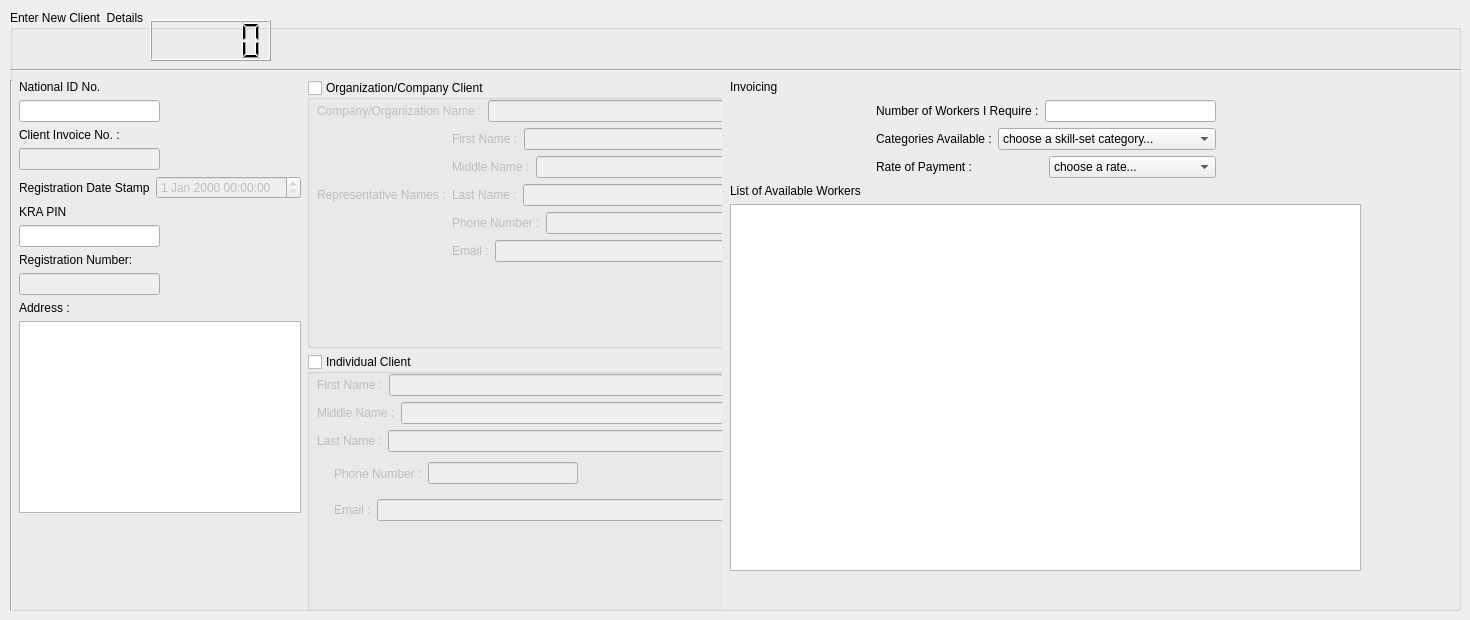
       <widget class="QWidget" name="tab">
        <attribute name="title">
         <string>New Clients</string>
        </attribute>
        <widget class="QGroupBox" name="groupBox_5">
         <property name="geometry">
          <rect>
           <x>10</x>
           <y>10</y>
           <width>1451</width>
           <height>601</height>
          </rect>
         </property>
         <property name="title">
          <string>Enter New Client  Details</string>
         </property>
         <widget class="Line" name="line_3">
          <property name="geometry">
           <rect>
            <x>-10</x>
            <y>50</y>
            <width>1551</width>
            <height>20</height>
           </rect>
          </property>
          <property name="orientation">
           <enum>Qt::Horizontal</enum>
          </property>
         </widget>
         <widget class="QLCDNumber" name="lcdNumber_user_id_w_2">
          <property name="geometry">
           <rect>
            <x>140</x>
            <y>10</y>
            <width>121</width>
            <height>41</height>
           </rect>
          </property>
          <property name="sizePolicy">
           <sizepolicy hsizetype="Fixed" vsizetype="Fixed">
            <horstretch>0</horstretch>
            <verstretch>0</verstretch>
           </sizepolicy>
          </property>
          <property name="minimumSize">
           <size>
            <width>31</width>
            <height>24</height>
           </size>
          </property>
          <property name="font">
           <font>
            <family>MS Shell Dlg 2</family>
            <pointsize>16</pointsize>
            <weight>75</weight>
            <bold>true</bold>
           </font>
          </property>
         </widget>
         <widget class="QWidget" name="layoutWidget_5">
          <property name="geometry">
           <rect>
            <x>0</x>
            <y>70</y>
            <width>712</width>
            <height>542</height>
           </rect>
          </property>
          <layout class="QHBoxLayout" name="horizontalLayout_42">
           <item>
            <widget class="Line" name="line">
             <property name="orientation">
              <enum>Qt::Vertical</enum>
             </property>
            </widget>
           </item>
           <item>
            <layout class="QVBoxLayout" name="verticalLayout_33">
             <item>
              <layout class="QVBoxLayout" name="verticalLayout_34">
               <item>
                <layout class="QHBoxLayout" name="horizontalLayout_43">
                 <item>
                  <layout class="QVBoxLayout" name="verticalLayout_35">
                   <item>
                    <widget class="QLabel" name="label_58">
                     <property name="text">
                      <string>National ID No.</string>
                     </property>
                     <property name="buddy">
                      <cstring>lineEdit_IDNo_new</cstring>
                     </property>
                    </widget>
                   </item>
                   <item>
                    <widget class="QLineEdit" name="lineEdit_IDNo_new">
                     <property name="inputMethodHints">
                      <set>Qt::ImhDigitsOnly</set>
                     </property>
                    </widget>
                   </item>
                  </layout>
                 </item>
                 <item>
                  <spacer name="horizontalSpacer_27">
                   <property name="orientation">
                    <enum>Qt::Horizontal</enum>
                   </property>
                   <property name="sizeHint" stdset="0">
                    <size>
                     <width>40</width>
                     <height>20</height>
                    </size>
                   </property>
                  </spacer>
                 </item>
                </layout>
               </item>
               <item>
                <layout class="QHBoxLayout" name="horizontalLayout_44">
                 <item>
                  <layout class="QVBoxLayout" name="verticalLayout_36">
                   <item>
                    <widget class="QLabel" name="label_59">
                     <property name="text">
                      <string>Client Invoice No. :</string>
                     </property>
                     <property name="buddy">
                      <cstring>lineEdit_invoice_new</cstring>
                     </property>
                    </widget>
                   </item>
                   <item>
                    <widget class="QLineEdit" name="lineEdit_invoice_new">
                     <property name="enabled">
                      <bool>false</bool>
                     </property>
                    </widget>
                   </item>
                  </layout>
                 </item>
                 <item>
                  <spacer name="horizontalSpacer_28">
                   <property name="orientation">
                    <enum>Qt::Horizontal</enum>
                   </property>
                   <property name="sizeHint" stdset="0">
                    <size>
                     <width>40</width>
                     <height>20</height>
                    </size>
                   </property>
                  </spacer>
                 </item>
                </layout>
               </item>
               <item>
                <layout class="QHBoxLayout" name="horizontalLayout_45">
                 <item>
                  <widget class="QLabel" name="label_60">
                   <property name="text">
                    <string>Registration Date Stamp</string>
                   </property>
                   <property name="buddy">
                    <cstring>dateTimeEdit_stamp_2</cstring>
                   </property>
                  </widget>
                 </item>
                 <item>
                  <widget class="QDateTimeEdit" name="dateTimeEdit_stamp_2">
                   <property name="enabled">
                    <bool>false</bool>
                   </property>
                  </widget>
                 </item>
                 <item>
                  <spacer name="horizontalSpacer_29">
                   <property name="orientation">
                    <enum>Qt::Horizontal</enum>
                   </property>
                   <property name="sizeHint" stdset="0">
                    <size>
                     <width>40</width>
                     <height>20</height>
                    </size>
                   </property>
                  </spacer>
                 </item>
                </layout>
               </item>
               <item>
                <layout class="QHBoxLayout" name="horizontalLayout_46">
                 <item>
                  <layout class="QVBoxLayout" name="verticalLayout_37">
                   <item>
                    <widget class="QLabel" name="label_61">
                     <property name="text">
                      <string>KRA PIN</string>
                     </property>
                     <property name="buddy">
                      <cstring>lineEdit_kra_pin_new</cstring>
                     </property>
                    </widget>
                   </item>
                   <item>
                    <widget class="QLineEdit" name="lineEdit_kra_pin_new"/>
                   </item>
                  </layout>
                 </item>
                 <item>
                  <spacer name="horizontalSpacer_30">
                   <property name="orientation">
                    <enum>Qt::Horizontal</enum>
                   </property>
                   <property name="sizeHint" stdset="0">
                    <size>
                     <width>40</width>
                     <height>20</height>
                    </size>
                   </property>
                  </spacer>
                 </item>
                </layout>
               </item>
               <item>
                <layout class="QHBoxLayout" name="horizontalLayout_47">
                 <item>
                  <layout class="QVBoxLayout" name="verticalLayout_38">
                   <item>
                    <widget class="QLabel" name="label_62">
                     <property name="text">
                      <string>Registration Number:</string>
                     </property>
                     <property name="buddy">
                      <cstring>lineEdit_regNo_new</cstring>
                     </property>
                    </widget>
                   </item>
                   <item>
                    <widget class="QLineEdit" name="lineEdit_regNo_new">
                     <property name="enabled">
                      <bool>false</bool>
                     </property>
                    </widget>
                   </item>
                  </layout>
                 </item>
                 <item>
                  <spacer name="horizontalSpacer_31">
                   <property name="orientation">
                    <enum>Qt::Horizontal</enum>
                   </property>
                   <property name="sizeHint" stdset="0">
                    <size>
                     <width>40</width>
                     <height>20</height>
                    </size>
                   </property>
                  </spacer>
                 </item>
                </layout>
               </item>
              </layout>
             </item>
             <item>
              <layout class="QVBoxLayout" name="verticalLayout_2">
               <item>
                <widget class="QLabel" name="label_49">
                 <property name="text">
                  <string>Address :</string>
                 </property>
                 <property name="buddy">
                  <cstring>textEdit_address_2</cstring>
                 </property>
                </widget>
               </item>
               <item>
                <widget class="QTextEdit" name="textEdit_address_2">
                 <property name="sizePolicy">
                  <sizepolicy hsizetype="MinimumExpanding" vsizetype="Expanding">
                   <horstretch>0</horstretch>
                   <verstretch>0</verstretch>
                  </sizepolicy>
                 </property>
                </widget>
               </item>
              </layout>
             </item>
             <item>
              <spacer name="verticalSpacer_6">
               <property name="orientation">
                <enum>Qt::Vertical</enum>
               </property>
               <property name="sizeHint" stdset="0">
                <size>
                 <width>20</width>
                 <height>40</height>
                </size>
               </property>
              </spacer>
             </item>
            </layout>
           </item>
           <item>
            <layout class="QVBoxLayout" name="verticalLayout_10">
             <item>
              <widget class="QGroupBox" name="groupBox_6">
               <property name="minimumSize">
                <size>
                 <width>421</width>
                 <height>266</height>
                </size>
               </property>
               <property name="title">
                <string>Organization/Company Client</string>
               </property>
               <property name="checkable">
                <bool>true</bool>
               </property>
               <property name="checked">
                <bool>false</bool>
               </property>
               <widget class="QWidget" name="layoutWidget_8">
                <property name="geometry">
                 <rect>
                  <x>10</x>
                  <y>20</y>
                  <width>411</width>
                  <height>221</height>
                 </rect>
                </property>
                <layout class="QVBoxLayout" name="verticalLayout_40">
                 <item>
                  <layout class="QHBoxLayout" name="horizontalLayout_48">
                   <item>
                    <layout class="QVBoxLayout" name="verticalLayout_41">
                     <item>
                      <layout class="QHBoxLayout" name="horizontalLayout_49">
                       <item>
                        <widget class="QLabel" name="label_4">
                         <property name="text">
                          <string>Company/Organization Name :</string>
                         </property>
                         <property name="buddy">
                          <cstring>lineEdit_org_name</cstring>
                         </property>
                        </widget>
                       </item>
                       <item>
                        <widget class="QLineEdit" name="lineEdit_org_name"/>
                       </item>
                      </layout>
                     </item>
                     <item>
                      <layout class="QHBoxLayout" name="horizontalLayout_50">
                       <item>
                        <widget class="QLabel" name="label_5">
                         <property name="text">
                          <string>Representative Names :</string>
                         </property>
                        </widget>
                       </item>
                       <item>
                        <layout class="QVBoxLayout" name="verticalLayout_42">
                         <item>
                          <layout class="QHBoxLayout" name="horizontalLayout_51">
                           <item>
                            <widget class="QLabel" name="label_63">
                             <property name="text">
                              <string>First Name :</string>
                             </property>
                             <property name="buddy">
                              <cstring>lineEdit_ln_3</cstring>
                             </property>
                            </widget>
                           </item>
                           <item>
                            <widget class="QLineEdit" name="lineEdit_ln_3"/>
                           </item>
                          </layout>
                         </item>
                         <item>
                          <layout class="QHBoxLayout" name="horizontalLayout_52">
                           <item>
                            <widget class="QLabel" name="label_64">
                             <property name="text">
                              <string>Middle Name :</string>
                             </property>
                             <property name="buddy">
                              <cstring>lineEdit_mn_3</cstring>
                             </property>
                            </widget>
                           </item>
                           <item>
                            <widget class="QLineEdit" name="lineEdit_mn_3"/>
                           </item>
                          </layout>
                         </item>
                         <item>
                          <layout class="QHBoxLayout" name="horizontalLayout_53">
                           <item>
                            <widget class="QLabel" name="label_65">
                             <property name="text">
                              <string>Last Name :</string>
                             </property>
                             <property name="buddy">
                              <cstring>lineEdit_fn_3</cstring>
                             </property>
                            </widget>
                           </item>
                           <item>
                            <widget class="QLineEdit" name="lineEdit_fn_3"/>
                           </item>
                          </layout>
                         </item>
                         <item>
                          <layout class="QHBoxLayout" name="horizontalLayout_30">
                           <item>
                            <widget class="QLabel" name="label_45">
                             <property name="text">
                              <string>Phone Number :</string>
                             </property>
                             <property name="buddy">
                              <cstring>lineEdit_tell_2</cstring>
                             </property>
                            </widget>
                           </item>
                           <item>
                            <widget class="QLineEdit" name="lineEdit_tell_2">
                             <property name="inputMethodHints">
                              <set>Qt::ImhDigitsOnly</set>
                             </property>
                            </widget>
                           </item>
                          </layout>
                         </item>
                         <item>
                          <layout class="QHBoxLayout" name="horizontalLayout_31">
                           <item>
                            <widget class="QLabel" name="label_46">
                             <property name="text">
                              <string>Email :</string>
                             </property>
                             <property name="buddy">
                              <cstring>lineEdit_email</cstring>
                             </property>
                            </widget>
                           </item>
                           <item>
                            <widget class="QLineEdit" name="lineEdit_email">
                             <property name="inputMethodHints">
                              <set>Qt::ImhEmailCharactersOnly</set>
                             </property>
                            </widget>
                           </item>
                          </layout>
                         </item>
                        </layout>
                       </item>
                      </layout>
                     </item>
                    </layout>
                   </item>
                  </layout>
                 </item>
                 <item>
                  <spacer name="verticalSpacer_7">
                   <property name="orientation">
                    <enum>Qt::Vertical</enum>
                   </property>
                   <property name="sizeHint" stdset="0">
                    <size>
                     <width>20</width>
                     <height>40</height>
                    </size>
                   </property>
                  </spacer>
                 </item>
                </layout>
               </widget>
               <zorder>layoutWidget_8</zorder>
               <zorder></zorder>
              </widget>
             </item>
             <item>
              <widget class="QGroupBox" name="groupBox_7">
               <property name="sizePolicy">
                <sizepolicy hsizetype="Preferred" vsizetype="Preferred">
                 <horstretch>166</horstretch>
                 <verstretch>0</verstretch>
                </sizepolicy>
               </property>
               <property name="minimumSize">
                <size>
                 <width>421</width>
                 <height>266</height>
                </size>
               </property>
               <property name="title">
                <string>Individual Client</string>
               </property>
               <property name="checkable">
                <bool>true</bool>
               </property>
               <property name="checked">
                <bool>false</bool>
               </property>
               <widget class="QWidget" name="layoutWidget_9">
                <property name="geometry">
                 <rect>
                  <x>10</x>
                  <y>20</y>
                  <width>411</width>
                  <height>191</height>
                 </rect>
                </property>
                <layout class="QVBoxLayout" name="verticalLayout_43">
                 <item>
                  <layout class="QVBoxLayout" name="verticalLayout_44">
                   <item>
                    <layout class="QHBoxLayout" name="horizontalLayout_55">
                     <item>
                      <widget class="QLabel" name="label_66">
                       <property name="text">
                        <string>First Name :</string>
                       </property>
                       <property name="buddy">
                        <cstring>lineEdit_mn_2</cstring>
                       </property>
                      </widget>
                     </item>
                     <item>
                      <widget class="QLineEdit" name="lineEdit_mn_2"/>
                     </item>
                    </layout>
                   </item>
                   <item>
                    <layout class="QHBoxLayout" name="horizontalLayout_56">
                     <item>
                      <widget class="QLabel" name="label_67">
                       <property name="text">
                        <string>Middle Name :</string>
                       </property>
                       <property name="buddy">
                        <cstring>lineEdit_fn_2</cstring>
                       </property>
                      </widget>
                     </item>
                     <item>
                      <widget class="QLineEdit" name="lineEdit_fn_2"/>
                     </item>
                    </layout>
                   </item>
                   <item>
                    <layout class="QHBoxLayout" name="horizontalLayout_57">
                     <item>
                      <widget class="QLabel" name="label_68">
                       <property name="text">
                        <string>Last Name :</string>
                       </property>
                       <property name="buddy">
                        <cstring>lineEdit_ln_2</cstring>
                       </property>
                      </widget>
                     </item>
                     <item>
                      <widget class="QLineEdit" name="lineEdit_ln_2"/>
                     </item>
                    </layout>
                   </item>
                   <item>
                    <layout class="QHBoxLayout" name="horizontalLayout_58">
                     <item>
                      <spacer name="verticalSpacer_34">
                       <property name="orientation">
                        <enum>Qt::Vertical</enum>
                       </property>
                       <property name="sizeHint" stdset="0">
                        <size>
                         <width>17</width>
                         <height>31</height>
                        </size>
                       </property>
                      </spacer>
                     </item>
                     <item>
                      <widget class="QLabel" name="label_69">
                       <property name="text">
                        <string>Phone Number :</string>
                       </property>
                       <property name="buddy">
                        <cstring>lineEdit_tell_3</cstring>
                       </property>
                      </widget>
                     </item>
                     <item>
                      <widget class="QLineEdit" name="lineEdit_tell_3">
                       <property name="inputMethodHints">
                        <set>Qt::ImhDigitsOnly</set>
                       </property>
                      </widget>
                     </item>
                     <item>
                      <spacer name="horizontalSpacer_33">
                       <property name="orientation">
                        <enum>Qt::Horizontal</enum>
                       </property>
                       <property name="sizeHint" stdset="0">
                        <size>
                         <width>40</width>
                         <height>20</height>
                        </size>
                       </property>
                      </spacer>
                     </item>
                    </layout>
                   </item>
                   <item>
                    <layout class="QHBoxLayout" name="horizontalLayout_34">
                     <item>
                      <spacer name="verticalSpacer_33">
                       <property name="orientation">
                        <enum>Qt::Vertical</enum>
                       </property>
                       <property name="sizeHint" stdset="0">
                        <size>
                         <width>17</width>
                         <height>30</height>
                        </size>
                       </property>
                      </spacer>
                     </item>
                     <item>
                      <widget class="QLabel" name="label_51">
                       <property name="text">
                        <string>Email :</string>
                       </property>
                       <property name="buddy">
                        <cstring>lineEdit_email_2</cstring>
                       </property>
                      </widget>
                     </item>
                     <item>
                      <widget class="QLineEdit" name="lineEdit_email_2">
                       <property name="inputMethodHints">
                        <set>Qt::ImhEmailCharactersOnly</set>
                       </property>
                      </widget>
                     </item>
                    </layout>
                   </item>
                   <item>
                    <layout class="QHBoxLayout" name="horizontalLayout_59"/>
                   </item>
                  </layout>
                 </item>
                 <item>
                  <spacer name="verticalSpacer_8">
                   <property name="orientation">
                    <enum>Qt::Vertical</enum>
                   </property>
                   <property name="sizeHint" stdset="0">
                    <size>
                     <width>20</width>
                     <height>40</height>
                    </size>
                   </property>
                  </spacer>
                 </item>
                </layout>
               </widget>
              </widget>
             </item>
            </layout>
           </item>
           <item>
            <layout class="QVBoxLayout" name="verticalLayout_39"/>
           </item>
          </layout>
         </widget>
         <widget class="QWidget" name="layoutWidget_2">
          <property name="geometry">
           <rect>
            <x>720</x>
            <y>70</y>
            <width>631</width>
            <height>491</height>
           </rect>
          </property>
          <layout class="QVBoxLayout" name="verticalLayout_6">
           <item>
            <layout class="QVBoxLayout" name="verticalLayout_5">
             <item>
              <widget class="QLabel" name="label_8">
               <property name="text">
                <string>Invoicing</string>
               </property>
              </widget>
             </item>
             <item>
              <layout class="QHBoxLayout" name="horizontalLayout_7">
               <item>
                <spacer name="horizontalSpacer_14">
                 <property name="orientation">
                  <enum>Qt::Horizontal</enum>
                 </property>
                 <property name="sizeHint" stdset="0">
                  <size>
                   <width>40</width>
                   <height>20</height>
                  </size>
                 </property>
                </spacer>
               </item>
               <item>
                <layout class="QVBoxLayout" name="verticalLayout_4">
                 <item>
                  <layout class="QHBoxLayout" name="horizontalLayout_4">
                   <item>
                    <widget class="QLabel" name="label_3">
                     <property name="text">
                      <string>Number of Workers I Require :</string>
                     </property>
                     <property name="buddy">
                      <cstring>lineEdit_3</cstring>
                     </property>
                    </widget>
                   </item>
                   <item>
                    <widget class="QLineEdit" name="lineEdit_3">
                     <property name="inputMethodHints">
                      <set>Qt::ImhDigitsOnly</set>
                     </property>
                    </widget>
                   </item>
                  </layout>
                 </item>
                 <item>
                  <layout class="QHBoxLayout" name="horizontalLayout_5">
                   <item>
                    <widget class="QLabel" name="label_6">
                     <property name="text">
                      <string>Categories Available :</string>
                     </property>
                     <property name="buddy">
                      <cstring>comboBox_3</cstring>
                     </property>
                    </widget>
                   </item>
                   <item>
                    <widget class="QComboBox" name="comboBox_3">
                     <item>
                      <property name="text">
                       <string>choose a skill-set category...</string>
                      </property>
                     </item>
                     <item>
                      <property name="text">
                       <string>House Keeping</string>
                      </property>
                     </item>
                     <item>
                      <property name="text">
                       <string>Cathering Services</string>
                      </property>
                     </item>
                     <item>
                      <property name="text">
                       <string>Gaurd/Watch Personnel</string>
                      </property>
                     </item>
                     <item>
                      <property name="text">
                       <string>Property Security</string>
                      </property>
                     </item>
                     <item>
                      <property name="text">
                       <string>Personal Security</string>
                      </property>
                     </item>
                     <item>
                      <property name="text">
                       <string>Accountants</string>
                      </property>
                     </item>
                     <item>
                      <property name="text">
                       <string>Event Organizing Personnel</string>
                      </property>
                     </item>
                     <item>
                      <property name="text">
                       <string>Electric Retailers Personnel</string>
                      </property>
                     </item>
                     <item>
                      <property name="text">
                       <string>Hardware Retailers Personnel</string>
                      </property>
                     </item>
                     <item>
                      <property name="text">
                       <string>Pharmacutical Retailers Personnel</string>
                      </property>
                     </item>
                     <item>
                      <property name="text">
                       <string>Electronic Retailers Personnel</string>
                      </property>
                     </item>
                     <item>
                      <property name="text">
                       <string>Agro Retailers Personnel</string>
                      </property>
                     </item>
                     <item>
                      <property name="text">
                       <string>Automobile Retailers Personnel</string>
                      </property>
                     </item>
                    </widget>
                   </item>
                  </layout>
                 </item>
                 <item>
                  <layout class="QHBoxLayout" name="horizontalLayout_6">
                   <item>
                    <widget class="QLabel" name="label_7">
                     <property name="text">
                      <string>Rate of Payment :</string>
                     </property>
                     <property name="buddy">
                      <cstring>comboBox_4</cstring>
                     </property>
                    </widget>
                   </item>
                   <item>
                    <widget class="QComboBox" name="comboBox_4">
                     <item>
                      <property name="text">
                       <string>choose a rate...</string>
                      </property>
                     </item>
                     <item>
                      <property name="text">
                       <string>per Hour</string>
                      </property>
                     </item>
                     <item>
                      <property name="text">
                       <string>per Day</string>
                      </property>
                     </item>
                     <item>
                      <property name="text">
                       <string>per Week</string>
                      </property>
                     </item>
                     <item>
                      <property name="text">
                       <string>per Month</string>
                      </property>
                     </item>
                    </widget>
                   </item>
                  </layout>
                 </item>
                </layout>
               </item>
               <item>
                <spacer name="horizontalSpacer_15">
                 <property name="orientation">
                  <enum>Qt::Horizontal</enum>
                 </property>
                 <property name="sizeHint" stdset="0">
                  <size>
                   <width>40</width>
                   <height>20</height>
                  </size>
                 </property>
                </spacer>
               </item>
              </layout>
             </item>
             <item>
              <layout class="QVBoxLayout" name="verticalLayout_3">
               <item>
                <widget class="QLabel" name="label_2">
                 <property name="text">
                  <string>List of Available Workers</string>
                 </property>
                 <property name="buddy">
                  <cstring>listView</cstring>
                 </property>
                </widget>
               </item>
               <item>
                <widget class="QListView" name="listView"/>
               </item>
              </layout>
             </item>
            </layout>
           </item>
          </layout>
         </widget>
         <zorder>lcdNumber_user_id_w_2</zorder>
         <zorder>layoutWidget_5</zorder>
         <zorder>layoutWidget_2</zorder>
         <zorder>line_3</zorder>
        </widget>
       </widget>
